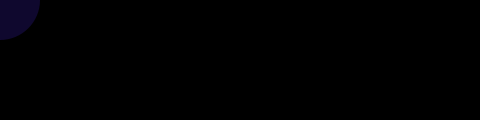
Frame 1 (no input)
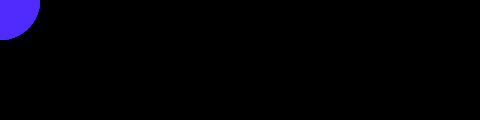
Frame 60 (the mouse pressed at the canvas centre just before this capture)
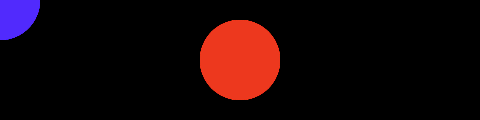
Frame 120 (the mouse held since frame 60 and released just before this capture)

The Processing sketch that drew these frames (run headless with seeded random() and noise(); from frame 60 on, the mouse is pressed at the canvas centre):

// Processing sketch: processing_113140
// ── processing_113140.pde

//color
//Lin,Lien-Ya
void setup() {
  size(480, 120);
  smooth();
  background(0);
}
void draw() {
  if (mousePressed) {
    ;
    fill(mouseX, mouseY, mouseX/10+mouseY/10,48);
  } 
  else {
    fill(85, 45, 501, 46);
  }
  noStroke();
  ellipse(mouseX, mouseY, 80, 80);
}
